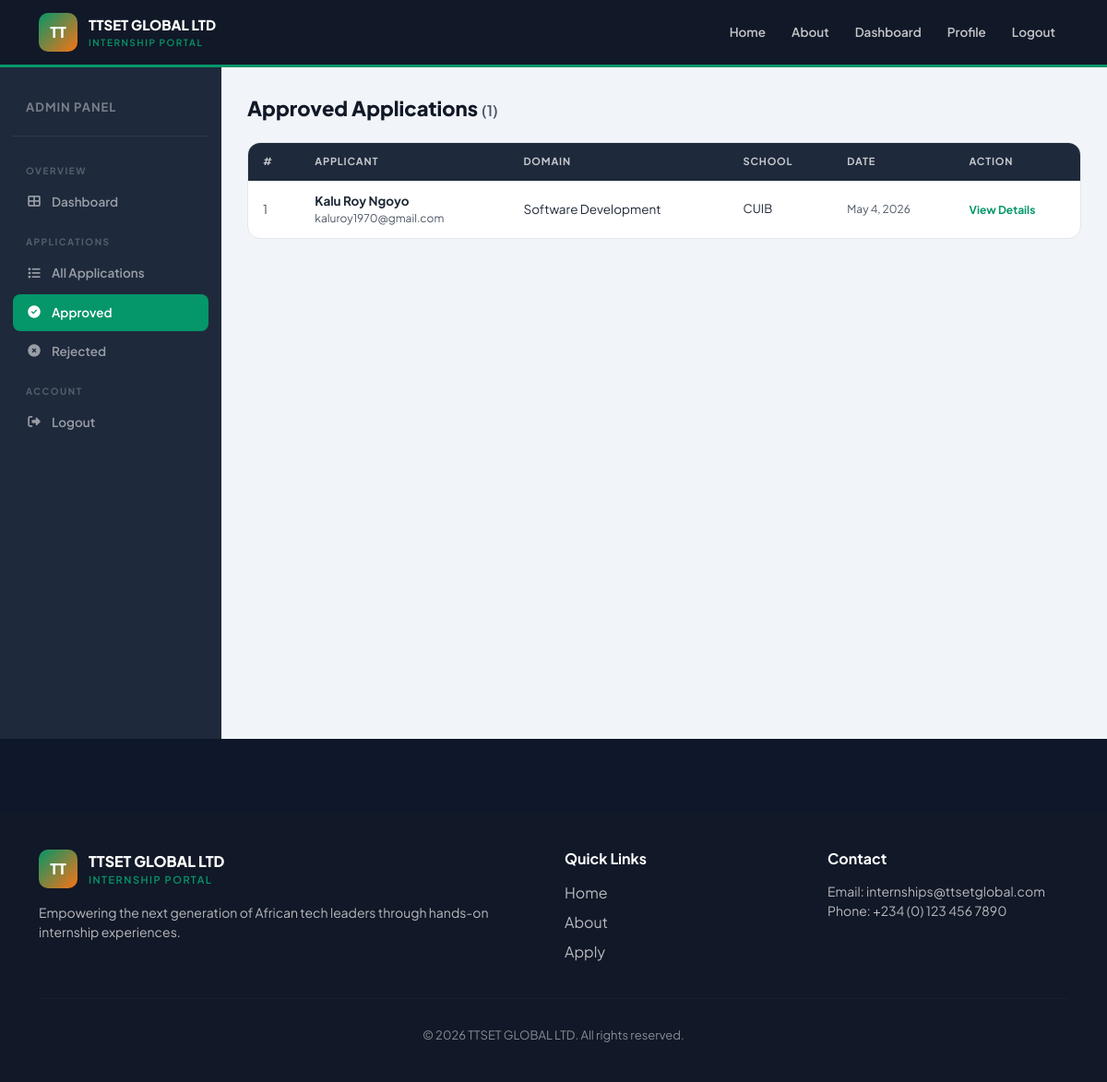
/dashboard/approved/ (signed in), run on the app's committed database.
### applications/models.py (models this page shows, shortened)
class InternshipApplication(models.Model):
    STATUS_CHOICES = [
        ('Pending', 'Pending'),
        ('Approved', 'Approved'),
        ('Rejected', 'Rejected'),
    ]
    DOMAIN_CHOICES = [
        ('Software Development', 'Software Development'),
        ('Web Development', 'Web Development'),
        ('Data Analytics', 'Data Analytics'),
        ('Cybersecurity', 'Cybersecurity'),
        ('Graphic Design', 'Graphic Design'),
        ('Digital Marketing', 'Digital Marketing'),
        ('Artificial Intelligence', 'Artificial Intelligence'),
        ('Networking', 'Networking'),
    ]
    GENDER_CHOICES = [('Male', 'Male'), ('Female', 'Female'), ('Other', 'Other')]
    LEVEL_CHOICES = [
        ('HND 1', 'HND 1'), ('HND 2', 'HND 2'),
        ('Bachelor Year 1', 'Bachelor Year 1'),
        ('Bachelor Year 2', 'Bachelor Year 2'),
        ('Bachelor Year 3', 'Bachelor Year 3'),
        ('Master Year 1', 'Master Year 1'),
        ('Master Year 2', 'Master Year 2'),
        ('PhD', 'PhD'),
    ]
    applicant = models.ForeignKey(User, on_delete=models.CASCADE)
    full_name = models.CharField(max_length=200)
    gender = models.CharField(max_length=20, choices=GENDER_CHOICES)
    date_of_birth = models.DateField()
    school_name = models.CharField(max_length=200)
    level_of_study = models.CharField(max_length=100, choices=LEVEL_CHOICES)
    field_of_study = models.CharField(max_length=150)
    internship_domain = models.CharField(max_length=100, choices=DOMAIN_CHOICES)
    start_date = models.DateField()
    end_date = models.DateField()
    reason = models.TextField()
    cv = models.FileField(upload_to='documents/cv/')
    recommendation_letter = models.FileField(upload_to='documents/recommendations/')
    status = models.CharField(max_length=20, choices=STATUS_CHOICES, default='Pending')
    date_applied = models.DateTimeField(auto_now_add=True)
    class Meta:
        ordering = ['-date_applied']

### dashboard/views.py (the view)
# urls.py: path('approved/', views.approved_applications, name='approved_applications'),
@user_passes_test(is_admin, login_url='/accounts/login/')
def approved_applications(request):
    apps = InternshipApplication.objects.filter(status='Approved')
    return render(request, 'dashboard/filtered_applications.html', {
        'applications': apps, 'filter_title': 'Approved Applications'
    })

### dashboard/views.py (called while the page is built)
def is_admin(user):
    return user.is_authenticated and user.is_staff

### templates/dashboard/filtered_applications.html (shortened to what this page needs)
{% extends 'base.html' %}
{% block content %}
<div class="admin-wrap">
    <div class="sidebar">
        <div class="sidebar-logo"><span>Admin Panel</span></div>
        <div class="s-section">Overview</div>
        <a href="{% url 'admin_dashboard' %}" class="s-link">
            <i class="fas fa-th-large"></i> Dashboard
        </a>
        <div class="s-section">Applications</div>
        <a href="{% url 'all_applications' %}" class="s-link">
            <i class="fas fa-list"></i> All Applications
        </a>
        <a href="{% url 'approved_applications' %}" class="s-link {% if 'Approved' in filter_title %}active{% endif %}">
            <i class="fas fa-check-circle"></i> Approved
        </a>
        <a href="{% url 'rejected_applications' %}" class="s-link {% if 'Rejected' in filter_title %}active{% endif %}">
            <i class="fas fa-times-circle"></i> Rejected
        </a>
        <div class="s-section">Account</div>
        <a href="{% url 'logout' %}" class="s-link">
            <i class="fas fa-sign-out-alt"></i> Logout
        </a>
    </div>
    <div class="content">
        <div style="font-size:22px;font-weight:800;color:var(--gray-900);margin-bottom:20px;">
            {{ filter_title }}
            <span style="font-size:16px;font-weight:600;color:var(--gray-600);">({{ applications|length }})</span>
        </div>
        <div class="table-wrap">
            <table class="w-100">
                <thead>
                    <tr>
                        <th>#</th>
                        <th>Applicant</th>
                        <th>Domain</th>
                        <th>School</th>
                        <th>Date</th>
                        <th>Action</th>
                    </tr>
                </thead>
                <tbody>
                    {% for app in applications %}
                    <tr>
                        <td style="color:var(--gray-600);">{{ forloop.counter }}</td>
                        <td>
                            <div style="font-weight:700;">{{ app.full_name }}</div>
                            <div style="font-size:12px;color:var(--gray-600);">{{ app.applicant.email }}</div>
                        </td>
                        <td><span class="domain-pill">{{ app.internship_domain }}</span></td>
                        <td style="font-size:13px;">{{ app.school_name }}</td>
                        <td style="font-size:12px;color:var(--gray-600);">{{ app.date_applied|date:"M j, Y" }}</td>
                        <td>
                            <a href="{% url 'application_detail' app.pk %}" style="font-size:12px;font-weight:700;color:var(--emerald);text-decoration:none;">
                                View Details
                            </a>
                        </td>
                    </tr>
                    {% empty %}
                    <tr>
                        <td colspan="6" style="text-align:center;padding:40px;color:var(--gray-600);">
                            No applications found.
                        </td>
                    </tr>
                    {% endfor %}
                </tbody>
            </table>
        </div>
    </div>
</div>
{% endblock %}

### templates/base.html (style rules this page uses)
:root { --emerald: #059669; --emerald-dark: #047857; --emerald-light: #d1fae5; --orange: #f97316; --orange-dark: #ea580c; --white: #ffffff; --gray-50: #f9fafb; --gray-100: #f3f4f6; --gray-200: #e5e7eb; --gray-600: #4b5563; --gray-800: #1f2937; --gray-900: #111827; }
body { font-family: 'Plus Jakarta Sans', sans-serif; background: var(--gray-50); color: var(--gray-800); }

### templates/dashboard/filtered_applications.html (style rules this page uses)
body { background: #0f172a; }
.admin-wrap { display: flex; min-height: calc(100vh - 72px); }
.sidebar { background: #1e293b; width: 240px; flex-shrink: 0; padding: 20px 14px; }
.sidebar-logo { padding: 10px 14px 20px; border-bottom: 1px solid rgba(255,255,255,0.08); margin-bottom: 16px; }
.sidebar-logo span { font-size: 13px; font-weight: 700; color: rgba(255,255,255,0.4); text-transform: uppercase; letter-spacing: 1px; }
.s-link { display: flex; align-items: center; gap: 10px; padding: 10px 14px; border-radius: 8px; color: rgba(255,255,255,0.55); text-decoration: none; font-size: 13.5px; font-weight: 600; margin-bottom: 2px; transition: all 0.2s; }
.s-link.active { background: var(--emerald); color: white; }
.s-link i { width: 18px; text-align: center; }
.s-section { font-size: 10px; text-transform: uppercase; letter-spacing: 1.5px; color: rgba(255,255,255,0.25); font-weight: 700; padding: 14px 14px 6px; }
.content { flex: 1; padding: 28px; overflow: auto; background: #f1f5f9; }
.table-wrap { background: white; border-radius: 14px; overflow: hidden; border: 1px solid var(--gray-200); }
.table-wrap thead th { background: #1e293b; color: rgba(255,255,255,0.75); font-size: 11px; font-weight: 700; text-transform: uppercase; letter-spacing: 0.8px; padding: 12px 16px; border: none; }
.table-wrap tbody td { padding: 12px 16px; font-size: 13.5px; border-bottom: 1px solid var(--gray-100); vertical-align: middle; }
.table-wrap tbody tr:last-child td { border-bottom: none; }

### data on the page
InternshipApplication: full_name "Kalu Roy Ngoyo", applicant.email "kaluroy1970@gmail.com", internship_domain "Software Development", school_name "CUIB", date_applied "May 4, 2026"

### other printed values
{{ filter_title }} "Approved Applications"
{{ applications|length }} "1"
